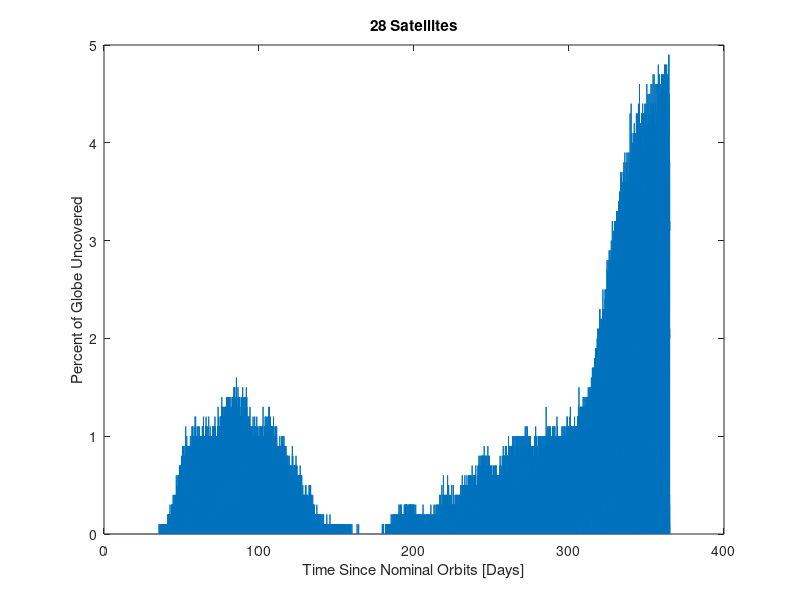
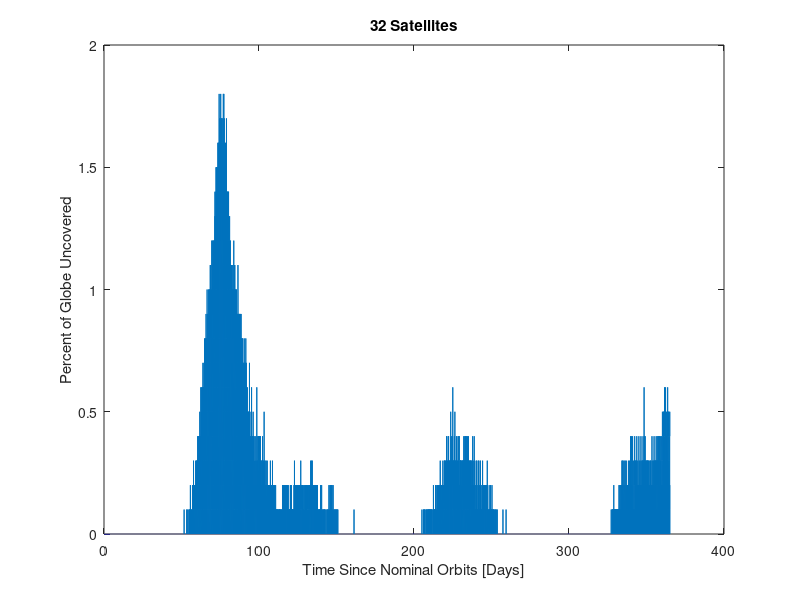

MATLAB code to generate these figures, in order:
clear ; close all ; clc ;
% ycov28 = readmatrix( 'YearCoverage28.txt' ) ;
% ycov32 = readmatrix( 'YearCoverage32.txt' ) ;
% save( 'YearCoverageConstellation.mat' ) ;
load( 'YearCoverageConstellation.mat' ) ;

figure
plot( ycov28(:,1) , ycov28(:,2) )
title( '28 Satellites' )
xlabel( 'Time Since Nominal Orbits [Days]' )
ylabel( 'Percent of Globe Uncovered' )

figure
plot( ycov32(:,1) , ycov32(:,2) )
title( '32 Satellites' )
xlabel( 'Time Since Nominal Orbits [Days]' )
ylabel( 'Percent of Globe Uncovered' )